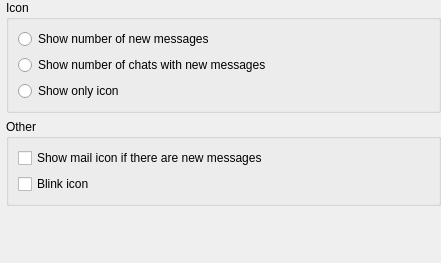
<?xml version="1.0" encoding="UTF-8"?>
<ui version="4.0">
 <class>SimpletraySettings</class>
 <widget class="QWidget" name="SimpletraySettings">
  <property name="geometry">
   <rect>
    <x>0</x>
    <y>0</y>
    <width>441</width>
    <height>263</height>
   </rect>
  </property>
  <property name="windowTitle">
   <string>Form</string>
  </property>
  <layout class="QVBoxLayout" name="verticalLayout">
   <property name="leftMargin">
    <number>6</number>
   </property>
   <property name="topMargin">
    <number>0</number>
   </property>
   <property name="rightMargin">
    <number>0</number>
   </property>
   <property name="bottomMargin">
    <number>0</number>
   </property>
   <item>
    <widget class="QGroupBox" name="groupBox">
     <property name="title">
      <string>Icon</string>
     </property>
     <layout class="QGridLayout" name="gridLayout">
      <item row="0" column="0">
       <widget class="QRadioButton" name="rb_showMsgsNumber">
        <property name="text">
         <string>Show number of new messages</string>
        </property>
       </widget>
      </item>
      <item row="1" column="0">
       <widget class="QRadioButton" name="rb_showSessNumber">
        <property name="text">
         <string>Show number of chats with new messages</string>
        </property>
       </widget>
      </item>
      <item row="2" column="0">
       <widget class="QRadioButton" name="rb_dontShowNumber">
        <property name="text">
         <string>Show only icon</string>
        </property>
       </widget>
      </item>
     </layout>
    </widget>
   </item>
   <item>
    <widget class="QGroupBox" name="groupBox_2">
     <property name="title">
      <string>Other</string>
     </property>
     <layout class="QGridLayout" name="gridLayout_2">
      <item row="0" column="0">
       <widget class="QCheckBox" name="cb_showIcon">
        <property name="text">
         <string>Show mail icon if there are new messages</string>
        </property>
       </widget>
      </item>
      <item row="1" column="0">
       <widget class="QCheckBox" name="cb_blink">
        <property name="text">
         <string>Blink icon</string>
        </property>
       </widget>
      </item>
     </layout>
    </widget>
   </item>
   <item>
    <spacer name="verticalSpacer">
     <property name="orientation">
      <enum>Qt::Vertical</enum>
     </property>
     <property name="sizeHint" stdset="0">
      <size>
       <width>20</width>
       <height>40</height>
      </size>
     </property>
    </spacer>
   </item>
  </layout>
 </widget>
 <resources/>
 <connections>
  <connection>
   <sender>cb_showIcon</sender>
   <signal>clicked(bool)</signal>
   <receiver>cb_blink</receiver>
   <slot>setEnabled(bool)</slot>
   <hints>
    <hint type="sourcelabel">
     <x>221</x>
     <y>8</y>
    </hint>
    <hint type="destinationlabel">
     <x>221</x>
     <y>31</y>
    </hint>
   </hints>
  </connection>
  <connection>
   <sender>cb_showIcon</sender>
   <signal>clicked(bool)</signal>
   <receiver>rb_dontShowNumber</receiver>
   <slot>setEnabled(bool)</slot>
   <hints>
    <hint type="sourcelabel">
     <x>221</x>
     <y>8</y>
    </hint>
    <hint type="destinationlabel">
     <x>221</x>
     <y>100</y>
    </hint>
   </hints>
  </connection>
  <connection>
   <sender>cb_showIcon</sender>
   <signal>clicked(bool)</signal>
   <receiver>rb_showMsgsNumber</receiver>
   <slot>setEnabled(bool)</slot>
   <hints>
    <hint type="sourcelabel">
     <x>221</x>
     <y>8</y>
    </hint>
    <hint type="destinationlabel">
     <x>221</x>
     <y>54</y>
    </hint>
   </hints>
  </connection>
  <connection>
   <sender>cb_showIcon</sender>
   <signal>clicked(bool)</signal>
   <receiver>rb_showSessNumber</receiver>
   <slot>setEnabled(bool)</slot>
   <hints>
    <hint type="sourcelabel">
     <x>221</x>
     <y>8</y>
    </hint>
    <hint type="destinationlabel">
     <x>221</x>
     <y>77</y>
    </hint>
   </hints>
  </connection>
 </connections>
</ui>
